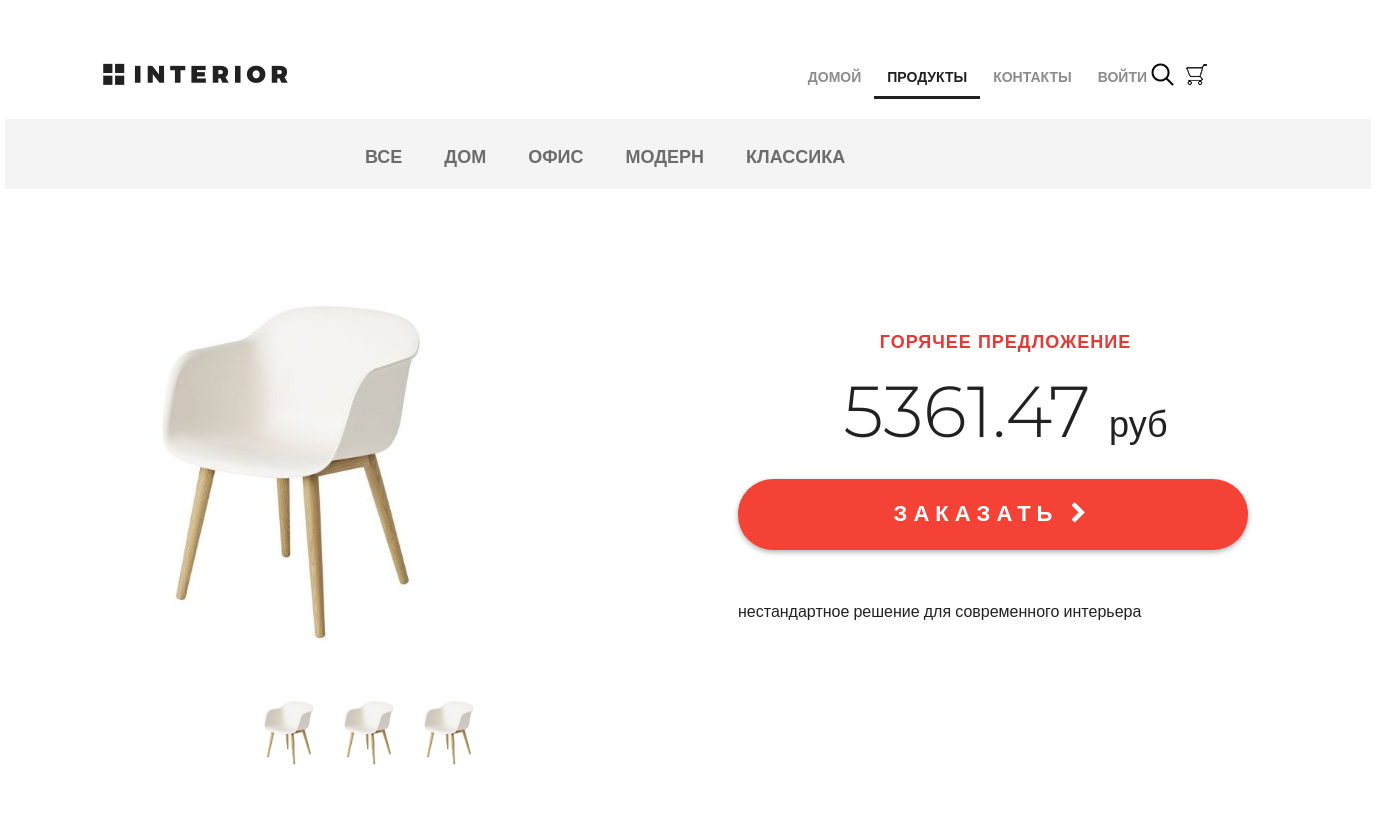
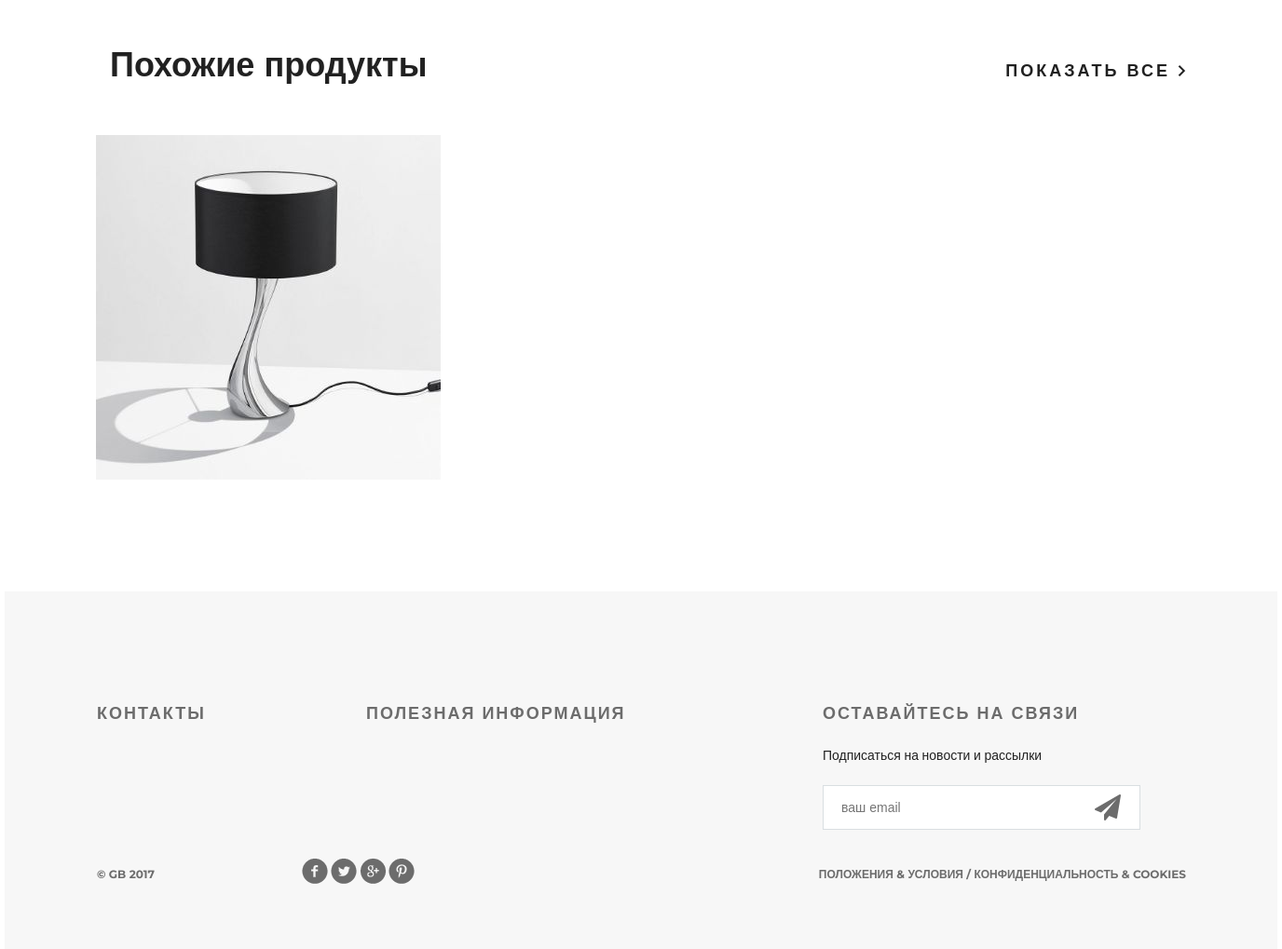
Screenshot of /products/ with the database file from the repository (2 pictures, top to bottom).
### mainapp/models.py (models this page shows, shortened)
class ProductCategory(models.Model):
    name = models.CharField(verbose_name='название категории', max_length=64, unique=True)
    description = models.TextField(verbose_name='описание категории', blank=True)

class Product(models.Model):
    category = models.ForeignKey(ProductCategory, on_delete=models.CASCADE)  # внешний ключ на табличку ProductCategory
    name = models.CharField(verbose_name='имя продукта', max_length=128)
    image = models.ImageField(upload_to='products_images', blank=True)
    short_desc = models.CharField(verbose_name='краткое описание продукта', max_length=60, blank=True)
    description = models.TextField(verbose_name='описание продукта', blank=True)
    price = models.DecimalField(verbose_name='цена продукта', max_digits=8, decimal_places=2, default=0)
    quantity = models.PositiveIntegerField(verbose_name='количество на складе', default=0)

### mainapp/views.py (the view, shortened to what this page needs)
# urls.py: path('products/', include('mainapp.urls', namespace='products')),
def products(request, pk=None):
    title = 'продукты'
    links_menu = ProductCategory.objects.all()  # все категории, которые были заполнены
    basket = get_basket(request.user)
    context = {
        'title': title,
        'links_menu': links_menu,
        'basket': basket
    }
    hot_product = get_hot_product()
    same_products = get_same_products(hot_product)
    context['same_products'] = same_products
    context['hot_product'] = hot_product
    return render(request, 'mainapp/products.html', context)

### mainapp/views.py (called while the page is built)
def get_basket(user):
    if user.is_authenticated:
        return Basket.objects.filter(user=user)
    else:
        return []

def get_hot_product():
    products_list = Product.objects.all()
    return random.sample(list(products_list), 1)[0]

def get_same_products (hot_product):
    same_products = Product.objects.filter(category=hot_product.category).exclude(pk=hot_product.pk)[: 3]
    return same_products

### mainapp/templates/mainapp/products.html (shortened to what this page needs)
{% extends 'mainapp/base.html' %}    # подключение базового шаблона
{% load static %}
{% block content %}
<div class="details">
    <div class="links clearfix">
        {% include 'mainapp/include/inc_categories_menu.html' %}
    </div>
    <div class="details-products">
        <div class="details-slider">
            <div class="slider-product">
                <img src="/media/{{ hot_product.image }}">
            </div>
            <div class="slider-control">
                <div class="block">
                    <a href="#"><img src="/media/{{ hot_product.image }}" alt="">
                    </a>
                </div>
                <div class="block">
                    <a href="#"><img src="/media/{{ hot_product.image }}" alt="">
                    </a>
                </div>
                <div class="block">
                    <a href="#"><img src="/media/{{ hot_product.image }}" alt="">
                    </a>
                </div>
            </div>
        </div>
        <div class="description">
            <h3 class="red">горячее предложение</h3>
            <p class="price"> {{ hot_product.price|floatformat:2 }} <span>руб</span></p>
            <a href="{% url 'basket:add' hot_product.pk %}" class="red-button">
                заказать <i class="fa fa-chevron-right" aria-hidden="true"></i>
            </a>
            <div class="description-text">
                {{ hot_product.description }}
            </div>
        </div>
    </div>
    <div class="related">
        <div class="title clearfix">
            <h2>Похожие продукты</h2>
            <a class="explore" href="#">показать все <img src="{% static 'img/arrow.png' %}" alt=""></a>
        </div>
        <div class="related-products clearfix">
             {% for product in same_products %}
                    <div class="block">
                        <a href="{% url 'products:product' product.pk %}"><img src="/media/{{ product.image }}" alt="{{ product.short_desc }}">
                        </a>
                    </div>
             {% endfor %}
        </div>
    </div>
</div>
<div class="clr"></div>
{% endblock %}

### mainapp/templates/mainapp/base.html (shortened to what this page needs)
<!DOCTYPE html>
{% load static %}
<html>
<head>
    {% block css %}
        <link rel="stylesheet" type="text/css" href="{% static 'css/style.css' %}">
        <link rel="stylesheet" href="{% static 'fonts/font-awesome/css/font-awesome.css' %}">
    {% endblock %}
</head>
<body>
<div class="container">
    {% block menu %}
        <div class="hero-white">
            <div class="header clearfix">
                <a href="#" class="logo"></a>
                {% include 'mainapp/include/inc_main_menu.html' %}
                <a href="#" class="search"></a>
                <a href="{% url 'basket:view' %}" class="basket">
                </a>
            </div>
        </div>
    {% endblock %}
    <div class="content">
    {% block content %}
    {% endblock %}
    </div>
</div>
{% block footer %}
<div class="footer">
    <div class="clearfix">
        <div class="text-footer">
            <h3>контакты</h3>
        </div>
        <div class="text-footer">
            <h3>полезная информация</h3>
        </div>
        <div class="text-footer clearfix">
            <h3>Оставайтесь на связи</h3>
            <p>Подписаться на новости и рассылки</p>
            <form>
                <input type="email" name="email" placeholder="ваш email">
                <a href="#"><i class="fa fa-paper-plane fa-2x" aria-hidden="true"></i></a>
            </form>
        </div>
    </div>
    <p class="small">&copy; GB 2017</p>
    <div class="social">
        <a href="#" class="social1"></a>
        <a href="#" class="social2"></a>
        <a href="#" class="social3"></a>
        <a href="#" class="social4"></a>
    </div>
    <p class="small">Положения &amp; Условия / Конфиденциальность &amp; Cookies</p>
</div>
{% endblock %}
</body>
</html>

### mainapp/templates/mainapp/include/inc_main_menu.html (shortened to what this page needs)
<ul class="menu">
    <li>
        <a href="{% url 'main' %}" class={% if request.resolver_match.url_name == 'main' %}active{% endif %}>
        домой
        </a>
    </li>
    <li>
        <a href="{% url 'products:index' %}" class={% if request.resolver_match.namespace == 'products' %}active{% endif %}>
        продукты
        </a>
    </li>
    <li>
        <a href="{% url 'contacts' %}" class={% if request.resolver_match.url_name == 'contacts' %}active{% endif %}>
        контакты
        </a>
    </li>
    <li>
        {% if user.is_authenticated %}
        <a href="{% url 'auth:logout' %}">выйти</a>
        {% else %}
        <a href="{% url 'auth:login' %}">войти</a>
        {% endif %}
    </li>
</ul>

### mainapp/templates/mainapp/include/inc_categories_menu.html
<ul class="links-menu">
    <li>
        <a href="{% url 'products:category' 0 %}" class={% if request.resolver_match.kwargs.pk == 0 %}active{% endif %}>
            все
        </a>
    </li>
    {% for link in links_menu %}
        <li>
            <a href="{% url 'products:category' link.pk %}" class={% if request.resolver_match.kwargs.pk == link.pk %}active{% endif %}>
                {{ link.name }}
            </a>
        </li>
    {% endfor %}
</ul>

### rows the page displays
ProductCategory: name "ДОМ"
ProductCategory: name "ОФИС"
ProductCategory: name "МОДЕРН"
ProductCategory: name "КЛАССИКА"
Product: image (picture), price "5361.47", description "нестандартное решение для современного интерьера"
Product: image (picture)
